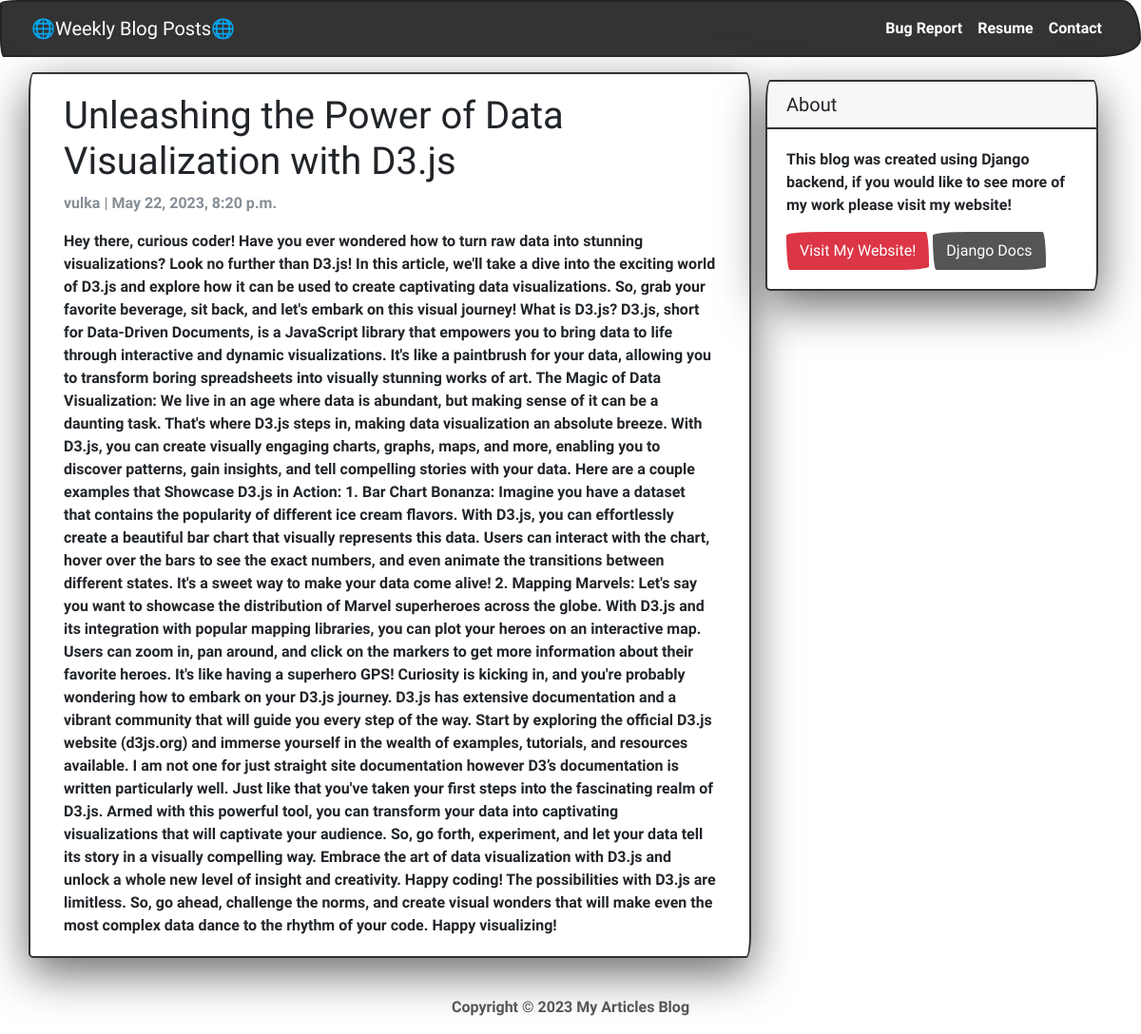
The page /Unleashing_the_power/ on the database its author committed.
### App/models.py (models this page shows, shortened)
class Post(models.Model):
    title = models.CharField(max_length=200, unique=True)
    slug = models.SlugField(max_length=200, unique=True)
    author = models.ForeignKey(User, on_delete=models.CASCADE, related_name='blog_posts')
    created_on = models.DateTimeField(auto_now_add=True)
    updated_on = models.DateTimeField(auto_now=True)
    content = models.TextField()
    status = models.IntegerField(choices=STATUS, default=0)
    class Meta:
        ordering = ['-created_on']

### App/views.py (the view)
# urls.py: path('<slug:slug>/', views.DetailView.as_view(), name="post_detail"),
class DetailView(generic.DetailView):
    model = Post
    template_name = 'post_detail.html'

### App/templates/post_detail.html
{% extends 'base.html' %}
{% block content %}
<div class="container">
  <div class="row">
    <div class="col-md-8 card mb-4  mt-3 left  top">
      <div class="card-body">
        <h1>{% block title %} {{ object.title }} {% endblock title %}</h1>
        <p class=" text-muted">{{ post.author }} | {{ post.created_on }}</p>
        <p class="card-text ">{{ object.content | safe }}</p>
      </div>
    </div>
    {% block sidebar %} {% include 'sidebar.html' %} {% endblock sidebar %}
  </div>
</div>
{% endblock content %}

### App/templates/sidebar.html (style rules this page uses)
.card { box-shadow: 0 16px 48px #6a6a6b; }

### rows shown on the page
Post: title "Unleashing the Power of Data Visualization with D3.js", author "vulka", created_on "May 22, 2023, 8:20 p.m.", content "Hey there, curious coder! Have you ever wondered how to turn raw data into stunning visualizations? Look no further than D3.js! In this article, we'll take a dive into the exciting world of D3.js and explore how it can be used to create captivating data visualizations. So, grab your favorite beverage, sit back, and let's embark on this visual journey! What is D3.js? D3.js, short for Data-Driven Documents, is a JavaScript library that empowers you to bring data to life through interactive and dynamic visualizations. It's like a paintbrush for your data, allowing you to transform boring spreadsheets into visually stunning works of art. The Magic of Data Visualization: We live in an age where…"
